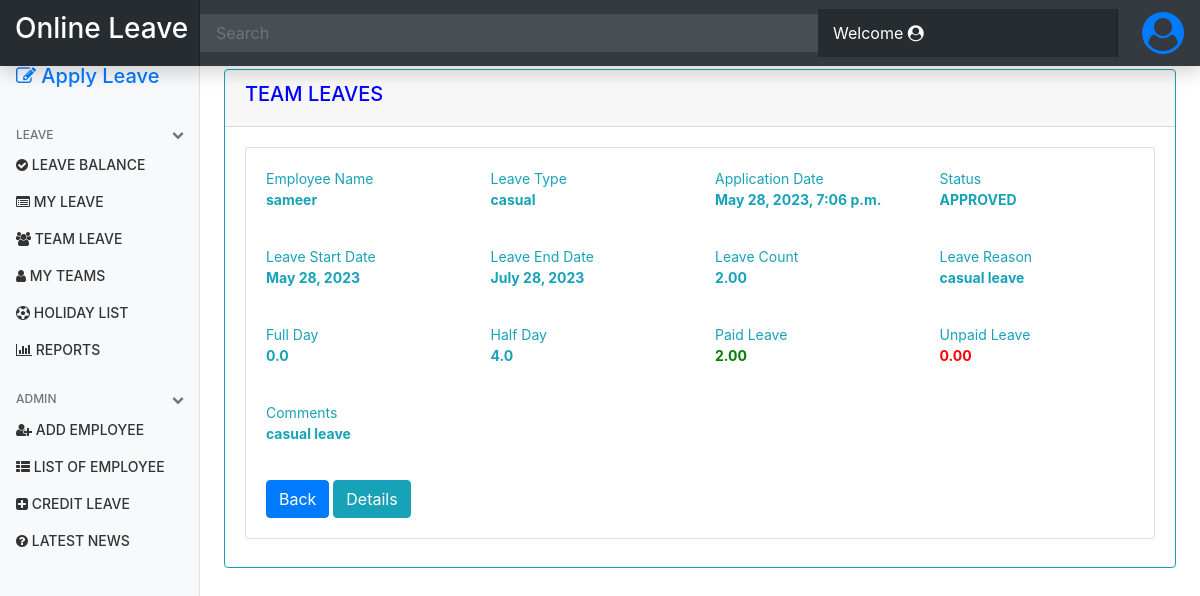
/leave/teamleave/1/view/, run on the app's committed database.
### applyleave/models.py (models this page shows, shortened)
class LeaveApplication(models.Model):
    empid = models.CharField(max_length=10)  # models.ForeignKey(EmployeeDetails, on_delete=models.CASCADE)
    name = models.CharField(max_length=100)
    company = models.CharField(max_length=50)  # models.ForeignKey(Company, on_delete=models.CASCADE)
    reporting_manager_empid = models.CharField(max_length=10, blank=True, null=True)
    tenure_month = models.IntegerField(default=0)
    applied_on = models.DateTimeField(default=datetime.now(), null=True)
    leave_type = models.CharField(max_length=50)
    leave_start = models.DateField()
    leave_end = models.DateField()
    leave_for = models.CharField(max_length=20)
    days = models.DecimalField(max_digits=5, decimal_places=2, null=True, blank=True, default=0)
    paid_leave = models.DecimalField(max_digits=5, decimal_places=2, null=True, blank=True, default=0)
    unpaid_leave = models.DecimalField(max_digits=5, decimal_places=2, null=True, blank=True, default=0)
    reason = models.CharField(max_length=100, null=True)
    comments = models.CharField(max_length=200, blank=True, null=True, help_text="Maximum Limit is 200 Characters")
    status = models.CharField(max_length=50, choices=STATUS_CHOICE, null=True)
    status_update_by = models.CharField(max_length=50, null=True, blank=True)
    status_update_on = models.DateTimeField(null=True, blank=True)
    category = models.CharField(max_length=50, choices=APPROVE_CATEGORY, null=True)
    manager_remarks = models.CharField(max_length=200, blank=True, null=True, help_text="Maximum Limit is 200 Characters")

### applyleave/views.py (the view)
# urls.py: path('teamleave/<int:id>/view/', views.team_leave_view, name='my_leave_view'),
def team_leave_view(request, id=None):
    context = {
        'form': ManagerActionForm()
    }
    global leave_id
    leave_id = id
    leave_details = LeaveApplicationDetails.objects.filter(transid=id)
    obj_leave_app = LeaveApplication.objects.get(id=id)
    context['obj_leave_app'] = obj_leave_app
    full_day = LeaveApplicationDetails.objects.filter(transid=id, leave_for='Full Day', remarks='Working Day').count()
    half_day = (obj_leave_app.days - full_day) * 2
    context['full_day'] = float(full_day)
    context['half_day'] = float(half_day)
    context['leave_details'] = leave_details
    return render(request, 'teamleave_view.html', context)

### applyleave/forms.py
class ManagerActionForm(forms.ModelForm):
    manager_action = forms.ChoiceField(label="Manager Action", choices=STATUS_CHOICE, required=True, widget=forms.Select(attrs={'class':'form-control'}))
    category = forms.ChoiceField(label='Category', choices=APPROVE_CATEGORY, required=True, widget=forms.Select(attrs={'class':'form-control'}))
    manager_remarks = forms.CharField(label='Manager Remarks', max_length=200, required=False, widget=forms.TextInput(attrs={'class':'form-control'}))
    class Meta:
        model = LeaveApplication
        fields = ['status', 'category', 'manager_remarks']

### applyleave/templates/teamleave_view.html (shortened to what this page needs)
{% extends 'base.html' %}
{% block heading %} TEAM LEAVES  {% endblock %}
{% block content %}
<form action="{% url 'team_leave_action' %}" method="post" style="max-width: 100%;">
    <div class="card">
        <div class="card-body">
            <div class="form-group row">
                    <div class="col-md-3 mb-1">
                        <span class="input-text">Employee Name</span>
                        <p><strong> {{ obj_leave_app.name }} </strong></p>
                    </div>
                    <div class="col-md-3 mb-1">
                        <span class="input-text">Leave Type</span>
                        <p><strong> {{ obj_leave_app.leave_type }} </strong></p>
                    </div>
                    <div class="col-md-3 mb-1">
                        <span class="input-text">Application Date</span>
                        <p><strong> {{ obj_leave_app.applied_on }} </strong></p>
                    </div>
                    <div class="col-md-3 mb-1">
                        <span class="input-text">Status</span>
                        <p><strong> {{ obj_leave_app.status }} </strong></p>
                    </div>
                </div>
                <div class="form-group row">
                    <div class="col-md-3 mb-1">
                        <span class="input-text">Leave Start Date</span>
                        <p><strong> {{ obj_leave_app.leave_start }} </strong></p>
                    </div>
                    <div class="col-md-3 mb-1">
                        <span class="input-text">Leave End Date</span>
                        <p><strong> {{ obj_leave_app.leave_end }} </strong></p>
                    </div>
                    <div class="col-md-3 mb-1">
                        <span class="input-text">Leave Count</span>
                        <p><strong> {{ obj_leave_app.days }}</strong></p>
                    </div>
                    <div class="col-md-3 mb-1">
                        <span class="input-text">Leave Reason</span>
                        <p><strong> {{ obj_leave_app.reason }} </strong></p>
                    </div>
                </div>
                <div class="form-group row">
                    <div class="col-md-3 mb-1">
                        <span class="input-text">Full Day</span>
                        <p><strong> {{ full_day }}</strong></p>
                    </div>
                    <div class="col-md-3 mb-1">
                        <span class="input-text">Half Day</span>
                        <p><strong> {{ half_day }}</strong></p>
                    </div>
                    <div class="col-md-3 mb-1">
                        <span class="input-text">Paid Leave</span>
                        <p style="color:Green"><strong> {{ obj_leave_app.paid_leave }}</strong></p>
                    </div>
                    <div class="col-md-3 mb-1">
                        <span class="input-text">Unpaid Leave</span>
                        <p style="color:Red"><strong> {{ obj_leave_app.unpaid_leave }} </strong></p>
                    </div>
                </div>
            <div class="form-group row">
                    <div class="col-md-12 mb-1">
                        <span class="input-text">Comments</span>
                        <p><strong> {{ obj_leave_app.comments }} </strong></p>
                    </div>
            </div>
            {% if obj_leave_app.status == "CANCELLED" or obj_leave_app.status == "DECLINED" or obj_leave_app.status == "APPROVED" %}
            <a href="{% url 'team_leave' %}" role="button" class="btn  btn-primary">Back</a>
            <button type="button" class="btn btn-info" data-toggle="modal" data-target="#leavedetails">Details</button>
            {% endif %}
                </div>
            </div>
</form>
{% endblock %}

### static/css/dashboard.css (style rules this page uses)
body { font-size: .875rem; }

### data on the page
LeaveApplication: name "sameer", leave_type "casual", applied_on "May 28, 2023, 7:06 p.m.", status "APPROVED", leave_start "May 28, 2023", leave_end "July 28, 2023", days "2.00", reason "casual leave", paid_leave "2.00", unpaid_leave "0.00", comments "casual leave"

### other printed values
{{ full_day }} "0.0"
{{ half_day }} "4.0"
